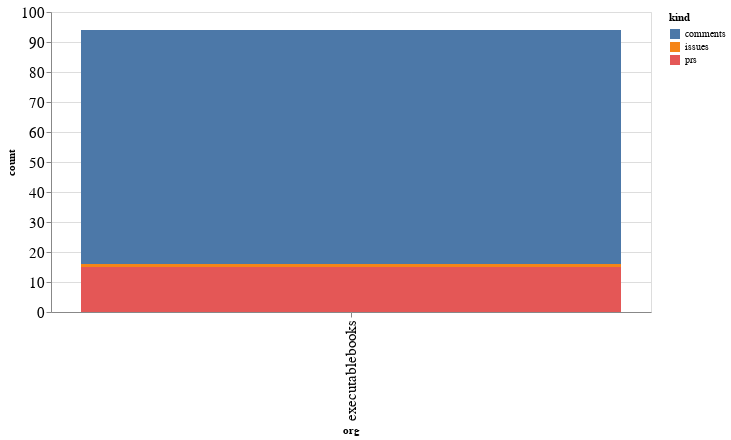

The notebook cell this image was saved under:
### Code cell
alt.Chart(org_summaries, width=600).mark_bar().encode(
    x='org',
    y='count',
    color='kind',
    tooltip="org"
)

### Figure 1 — Vega-Lite specification as saved in the notebook (floating-point values rounded to 4 significant figures)
{"config": {"axisLeft": {"labelFontSize": 15}, "axisBottom": {"labelFontSize": 15}}, "data": {"name": "data-095d22e4e11af33ee4868a4aba7552ba"}, "mark": "bar", "encoding": {"color": {"type": "nominal", "field": "kind"}, "tooltip": {"type": "nominal", "field": "org"}, "x": {"type": "nominal", "field": "org"}, "y": {"type": "quantitative", "field": "count"}}, "width": 600, "$schema": "https://vega.github.io/schema/vega-lite/v4.8.1.json", "datasets": {"data-095d22e4e11af33ee4868a4aba7552ba": [{"org": "executablebooks", "kind": "comments", "count": 78}, {"org": "executablebooks", "kind": "issues", "count": 1}, {"org": "executablebooks", "kind": "prs", "count": 15}]}}
